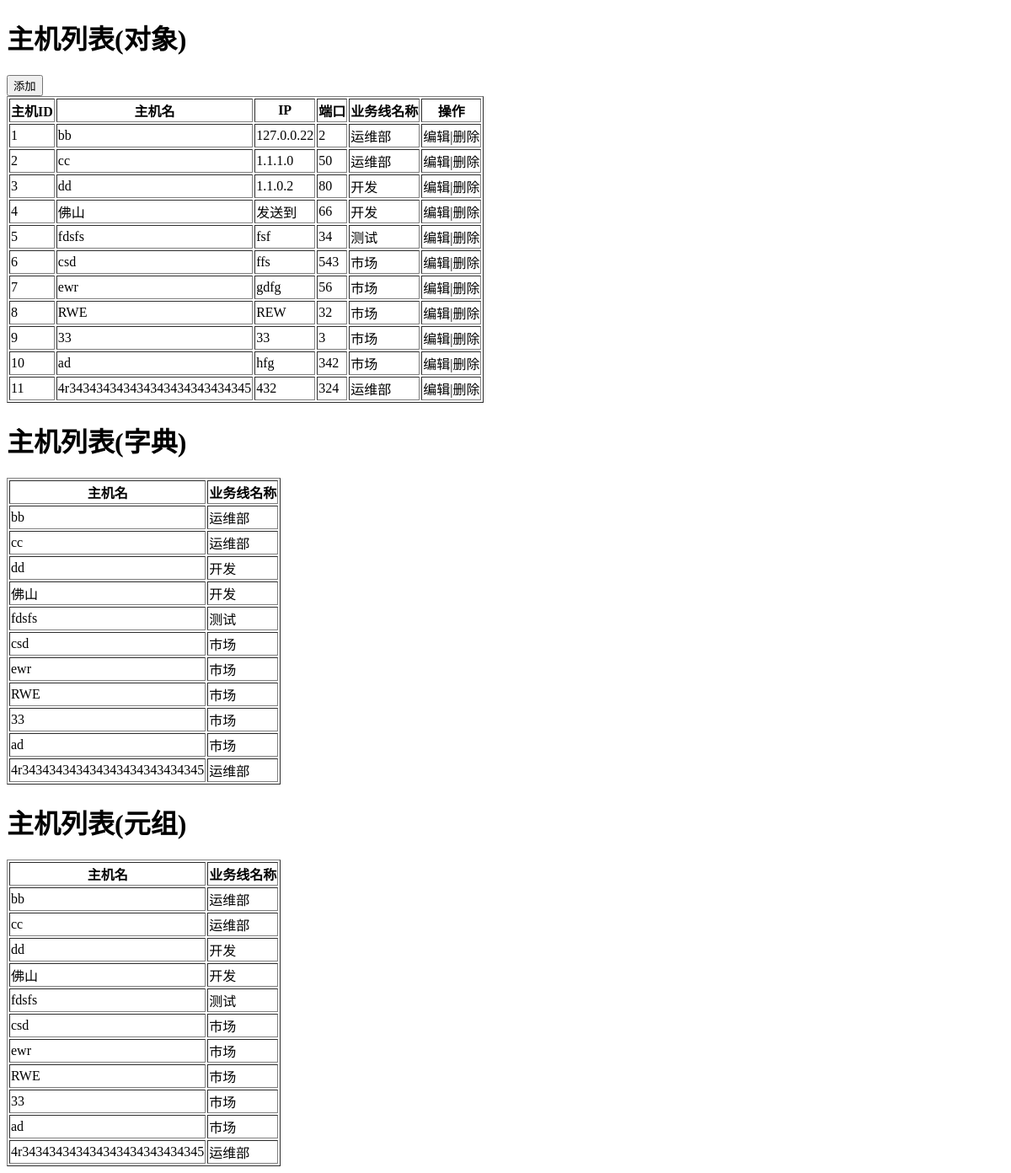
Screenshot of /host with the database file from the repository.
### app01/models.py (models this page shows)
class Host(models.Model):
    nid = models.AutoField(primary_key=True)
    hostname = models.CharField(max_length=32,db_index=True)
    ip = models.GenericIPAddressField(protocol="ipv4",db_index=True)
    port = models.IntegerField()
    b = models.ForeignKey(to="Business",to_field='id',on_delete=models.CASCADE)

class Business(models.Model):
    caption = models.CharField(max_length=32)
    code = models.CharField(max_length=32)

### app01/views.py (the view, shortened to what this page needs)
# urls.py: url(r'^host$',views.host),
def host(request):
    if request.method == "GET":
        v1 = models.Host.objects.filter(nid__gt=0)   #filter(nid__gt=0)  相当于all()
        v2 = models.Host.objects.filter(nid__gt=0).values('nid','hostname','b_id','b__caption')
        v3 = models.Host.objects.filter(nid__gt=0).values_list('nid','hostname','b_id','b__caption')
        b_list = models.Business.objects.all()
        return render(request, 'host.html', {'v1': v1,'v2': v2,'v3': v3,'b_list':b_list})

### templates/host.html (shortened to what this page needs)
<!DOCTYPE html>
<html lang="en">
<head>
</head>
<body>
    <h1>主机列表(对象)</h1>
    <div>
        <input id="add_host" type="button" value="添加">
    </div>
    <table border="1">
        <thead>
            <tr>
                <th>主机ID</th>
                <th>主机名</th>
                <th>IP</th>
                <th>端口</th>
                <th>业务线名称</th>
                <th>操作</th>
            </tr>
        </thead>
        <tbody>
            {% for row in v1 %}
                <tr hid="{{ row.nid }}" bid="{{ row.b_id }}">
                    <td>{{ forloop.counter }}</td>
                    <td>{{ row.hostname }}</td>
                    <td>{{ row.ip }}</td>
                    <td>{{ row.port }}</td>
                    <td>{{ row.b.caption }}</td>
                    <td><a class="edit">编辑</a>|<a class="delete">删除</a> </td>
                </tr>
            {% endfor %}
        </tbody>
    </table>
    <h1>主机列表(字典)</h1>
    <table border="1">
        <thead>
            <tr>
                <th>主机名</th>
                <th>业务线名称</th>
            </tr>
        </thead>
        <tbody>
            {% for row in v2 %}
                <tr hid="{{ row.nid }}" bid="{{ row.b_id }}">
                    <td>{{ row.hostname }}</td>
                    <td>{{ row.b__caption }}</td>
                </tr>
            {% endfor %}
        </tbody>
    </table>
    <h1>主机列表(元组)</h1>
    <table border="1">
        <thead>
            <tr>
                <th>主机名</th>
                <th>业务线名称</th>
            </tr>
        </thead>
        <tbody>
            {% for row in v3 %}
                <tr hid="{{ row.0 }}" bid="{{ row.2 }}">
                    <td>{{ row.1 }}</td>
                    <td>{{ row.3 }}</td>
                </tr>
            {% endfor %}
        </tbody>
    </table>
</body>
</html>

### rows the page displays
Host: hostname "bb", ip "127.0.0.22", port "2", b.caption "运维部", b__caption "运维部", row "运维部"
Host: hostname "cc", ip "1.1.1.0", port "50", b.caption "运维部", b__caption "运维部", row "运维部"
Host: hostname "dd", ip "1.1.0.2", port "80", b.caption "开发", b__caption "开发", row "开发"
Host: hostname "佛山", ip "发送到", port "66", b.caption "开发", b__caption "开发", row "开发"
Host: hostname "fdsfs", ip "fsf", port "34", b.caption "测试", b__caption "测试", row "测试"
Host: hostname "csd", ip "ffs", port "543", b.caption "市场", b__caption "市场", row "市场"
Host: hostname "ewr", ip "gdfg", port "56", b.caption "市场", b__caption "市场", row "市场"
Host: hostname "RWE", ip "REW", port "32", b.caption "市场", b__caption "市场", row "市场"
Host: hostname "33", ip "33", port "3", b.caption "市场", b__caption "市场", row "市场"
Host: hostname "ad", ip "hfg", port "342", b.caption "市场", b__caption "市场", row "市场"
Host: hostname "4r343434343434343434343434345", ip "432", port "324", b.caption "运维部", b__caption "运维部", row "运维部"
